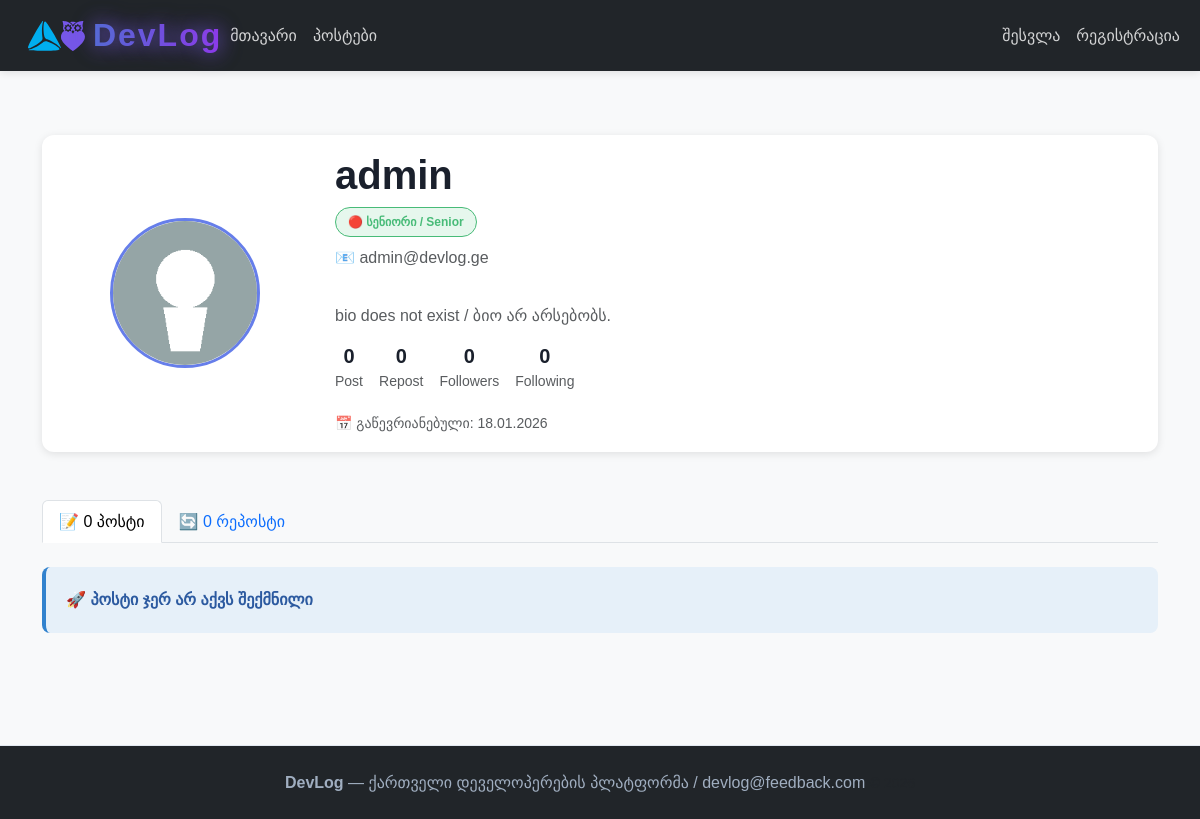
Screenshot of /user/admin with the database file from the repository.
### models.py (models this page shows, shortened)
class User(db.Model):
    __tablename__ = 'users'
    id = db.Column(db.Integer, primary_key=True)
    username = db.Column(db.String(80), unique=True)
    email = db.Column(db.String(120), unique=True)
    password = db.Column(db.String(255))
    role = db.Column(db.String(20), default='user')
    level = db.Column(db.String(50), default='beginner')
    gender = db.Column(db.String(20), default='other')
    profile_photo = db.Column(db.String(255), default='/static/images/avatar-default.png')
    bio = db.Column(db.Text, default='')
    created_at = db.Column(db.DateTime, default=datetime.now)
    posts = db.relationship('Post', backref='author')
    comments = db.relationship('Comment', backref='author')
    likes = db.relationship('Like', backref='author')
    reposts = db.relationship('Repost', backref='author')
    notifications = db.relationship('Notification', backref='recipient', foreign_keys='Notification.user_id')
    sent_notifications = db.relationship('Notification', backref='sender', foreign_keys='Notification.sender_id')
    messages_sent = db.relationship('Message', backref='sender', foreign_keys='Message.sender_id')
    messages_received = db.relationship('Message', backref='receiver', foreign_keys='Message.receiver_id')
    following = db.relationship(
        'User',
        secondary=follow_table,
        primaryjoin=follow_table.c.follower_id == id,
        secondaryjoin=follow_table.c.followed_id == id,
        backref='followers'
    )

### routes.py (the view)
    @app.route('/user/<username>')
    def user_profile(username):
        user = User.query.filter_by(username=username).first()
        if user is None:
            return "User not found", 404
        user_posts_all = Post.query.filter_by(author_id=user.id).all()
        user_posts = sorted(user_posts_all, key=lambda p: p.created_at, reverse=True)
        user_reposts_all = Repost.query.filter_by(author_id=user.id).all()
        user_reposts = []
        for repost_obj in user_reposts_all:
            post_obj = Post.query.get(repost_obj.post_id)
            if post_obj:
                user_reposts.append(post_obj)
        user_reposts = sorted(user_reposts, key=lambda p: p.created_at, reverse=True)
        is_following = False
        is_mutual_follow = False
        current_user = get_current_user()
        if current_user and current_user.id != user.id:
            is_following = user in current_user.following
            follows_you = current_user in user.followers
            is_mutual_follow = is_following and follows_you
        return render_template('user_profile.html', user=user, posts=user_posts, reposts=user_reposts, is_following=is_following, is_mutual_follow=is_mutual_follow)

### app.py (called while the page is built)
def get_current_user():
    if 'user_id' in session:
        user = User.query.get(session['user_id'])
        return user
    return None

def get_unread_count():
    user = get_current_user()
    if user:
        notifications = Notification.query.filter_by(user_id=user.id, is_read=False).all()
        count = len(notifications)
        return count
    return 0

@app.context_processor
def inject_globals():
    user = get_current_user()
    if user:
        user.is_authenticated = True
    return {
        'current_user': user,
        'unread_notifications_count': get_unread_count()
    }

### templates/user_profile.html (shortened to what this page needs)
{% extends "base.html" %}
{% block content %}
<div class="container py-5">
    <div class="card mb-5">
        <div class="card-body">
            <div class="row align-items-center">
                <div class="col-md-3 text-center mb-3 mb-md-0 position-relative">
                    <img src="{{ user.profile_photo }}" alt="{{ user.username }}" class="rounded-circle" width="150" height="150" style="object-fit: cover; border: 3px solid #667eea;">
                </div>
                <div class="col-md-9">
                    <div class="d-flex justify-content-between align-items-start mb-3">
                        <div>
                            <h1 class="mb-2">{{ user.username }}</h1>
                            <div class="mb-2">
                                <span class="badge badge-level">
                                    {% if user.level == 'beginner' %}🟢 სტაჟიორი / Trainee
                                    {% elif user.level == 'junior' %}🔵 ჯუნიორი / Junior
                                    {% elif user.level == 'intermediate' %}🟠 საშუალო / Mid-Level
                                    {% else %}🔴 სენიორი / Senior
                                    {% endif %}
                                </span>
                            </div>
                            <p class="text-muted mb-3">📧 {{ user.email }}</p>
                        </div>
                    </div>
                    <div class="bio-section mb-3">
                        {% if user.bio %}
                            <p class="lead mb-3 mt-3">{{ user.bio }}</p>
                        {% else %}
                            <p class="text-muted mb-3 mt-3">bio does not exist / ბიო არ არსებობს.</p>
                        {% endif %}
                    </div>
                    <div class="row g-3 mb-3">
                        <div class="col-auto">
                            <div class="text-center">
                                <h5 class="mb-0">{{ posts|length }}</h5>
                                <small class="text-muted">Post</small>
                            </div>
                        </div>
                        <div class="col-auto">
                            <div class="text-center">
                                <h5 class="mb-0">{{ reposts|length }}</h5>
                                <small class="text-muted">Repost</small>
                            </div>
                        </div>
                        <div class="col-auto">
                            <div class="text-center">
                                <a href="{{ url_for('view_followers', username=user.username) }}" class="text-decoration-none">
                                    <h5 class="mb-0">{{ user.followers|length }}</h5>
                                    <small class="text-muted">Followers</small>
                                </a>
                            </div>
                        </div>
                        <div class="col-auto">
                            <div class="text-center">
                                <a href="{{ url_for('view_following', username=user.username) }}" class="text-decoration-none">
                                    <h5 class="mb-0">{{ user.following|length }}</h5>
                                    <small class="text-muted">Following</small>
                                </a>
                            </div>
                        </div>
                    </div>
                    <small class="text-muted">📅 გაწევრიანებული: {{ user.created_at.strftime('%d.%m.%Y') }}</small>
                </div>
            </div>
        </div>
    </div>
    <ul class="nav nav-tabs mb-4" role="tablist">
        <li class="nav-item" role="presentation">
            <button class="nav-link active" id="posts-tab" data-bs-toggle="tab" data-bs-target="#posts-content" type="button" role="tab" aria-controls="posts-content" aria-selected="true">
                📝 {{ posts|length }} პოსტი
            </button>
        </li>
        <li class="nav-item" role="presentation">
            <button class="nav-link" id="reposts-tab" data-bs-toggle="tab" data-bs-target="#reposts-content" type="button" role="tab" aria-controls="reposts-content" aria-selected="false">
                🔄 {{ reposts|length }} რეპოსტი
            </button>
        </li>
    </ul>
    <div class="tab-content">
        <div class="tab-pane fade show active" id="posts-content" role="tabpanel" aria-labelledby="posts-tab">
            {% if posts %}
                <div class="row g-4">
                    {% for post in posts %}
                        <div class="col-12">
                            <div class="card post-card">
                                {% if post.photo %}
                                <img src="{{ url_for('static', filename='uploads/posts/' + post.photo) }}" class="card-img-top" alt="{{ post.title }}" style="max-height: 200px; object-fit: cover;">
                                {% endif %}
                                <div class="card-body">
                                    <div class="d-flex justify-content-between align-items-start mb-2">
                                        <h5 class="card-title mb-0">
                                            <a href="{{ url_for('post_detail', post_id=post.id) }}" class="text-decoration-none">{{ post.title }}</a>
                                        </h5>
                                        {% if not post.is_published %}
                                            <span class="badge bg-warning">⏳ მოლოდინშია</span>
                                        {% endif %}
                                    </div>
                                    <div class="mb-3">
                                        <span class="badge badge-language">{{ post.language }}</span>
                                        <span class="badge badge-level">
                                            {% if post.level == 'beginner' %}🟢 სტაჟიორი / Trainee
                                            {% elif post.level == 'junior' %}🔵 ჯუნიორი / Junior
                                            {% elif post.level == 'intermediate' %}🟠 საშუალო / Mid-Level
                                            {% else %}🔴 სენიორი / Senior
                                            {% endif %}
                                        </span>
                                    </div>
                                    <p class="card-text text-muted">
                                        {{ post.content[:200] }}{% if post.content|length > 200 %}...{% endif %}
                                    </p>
                                    <div class="d-flex justify-content-between align-items-center small text-muted">
                                        <span>📅 {{ post.created_at.strftime('%d.%m.%Y') }}</span>
                                        <a href="{{ url_for('post_detail', post_id=post.id) }}" class="btn btn-sm btn-outline-primary">წაკითხვა</a>
                                        {% if current_user and (current_user.id == post.author_id or current_user.role == 'admin') %}
                                        <form method="POST" action="{{ url_for('delete_post', post_id=post.id) }}" style="display:inline;" onsubmit="return confirm('დარწმუნებული ხარ რომ გინდა პოსტის წაშლა?');">
                                            <button type="submit" class="btn btn-sm btn-danger ms-2">🗑️ წაშლა</button>
                                        </form>
                                        {% endif %}
                                    </div>
                                </div>
                            </div>
                        </div>
                    {% endfor %}
                </div>
            {% else %}
                <div class="alert alert-info" role="alert">
                    <strong>🚀 პოსტი ჯერ არ აქვს შექმნილი</strong>
                </div>
            {% endif %}
        </div>
    </div>
</div>
{% endblock %}

### static/css/style.css (style rules this page uses)
html, body { height: 100%; font-family: Arial, sans-serif; margin: 0; padding: 0; }
body { background-color: #f8f9fa; color: #2d3748; line-height: 1.6; }
h1, h2, h3, h4, h5, h6 { color: #1a202c; font-weight: bold; margin-bottom: 1rem; }
p { line-height: 1.6; color: #4a5568; }
a { color: #667eea; text-decoration: none; }
.card { border: none; border-radius: 12px; box-shadow: 0 2px 8px rgba(0, 0, 0, 0.1); }
.badge { padding: 8px 12px; border-radius: 20px; font-weight: bold; font-size: 12px; display: inline-block; }
.badge-level { background-color: #e6f7ed; color: #48bb78; border: 1px solid #48bb78; }
.alert { border-radius: 8px; border: none; padding: 20px; }
.alert-info { background-color: #e6f0f9; color: #2c5aa0; border-left: 4px solid #3182ce; }

### rows the page displays
User: profile_photo (placeholder picture), username "admin", email "admin@devlog.ge", created_at "18.01.2026"

### other values shown
{{ posts|length }} "0"
{{ reposts|length }} "0"
{{ user.followers|length }} "0"
{{ user.following|length }} "0"
